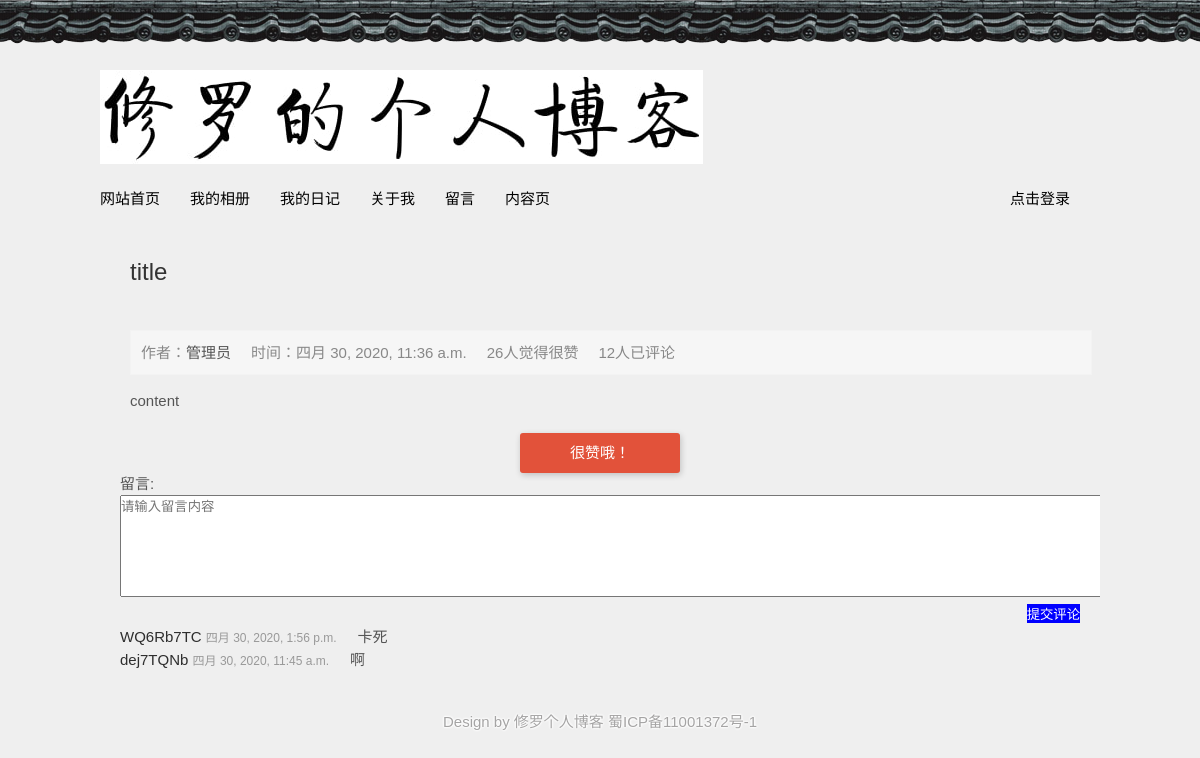
Before: /artileDetail/1 with the older database file.
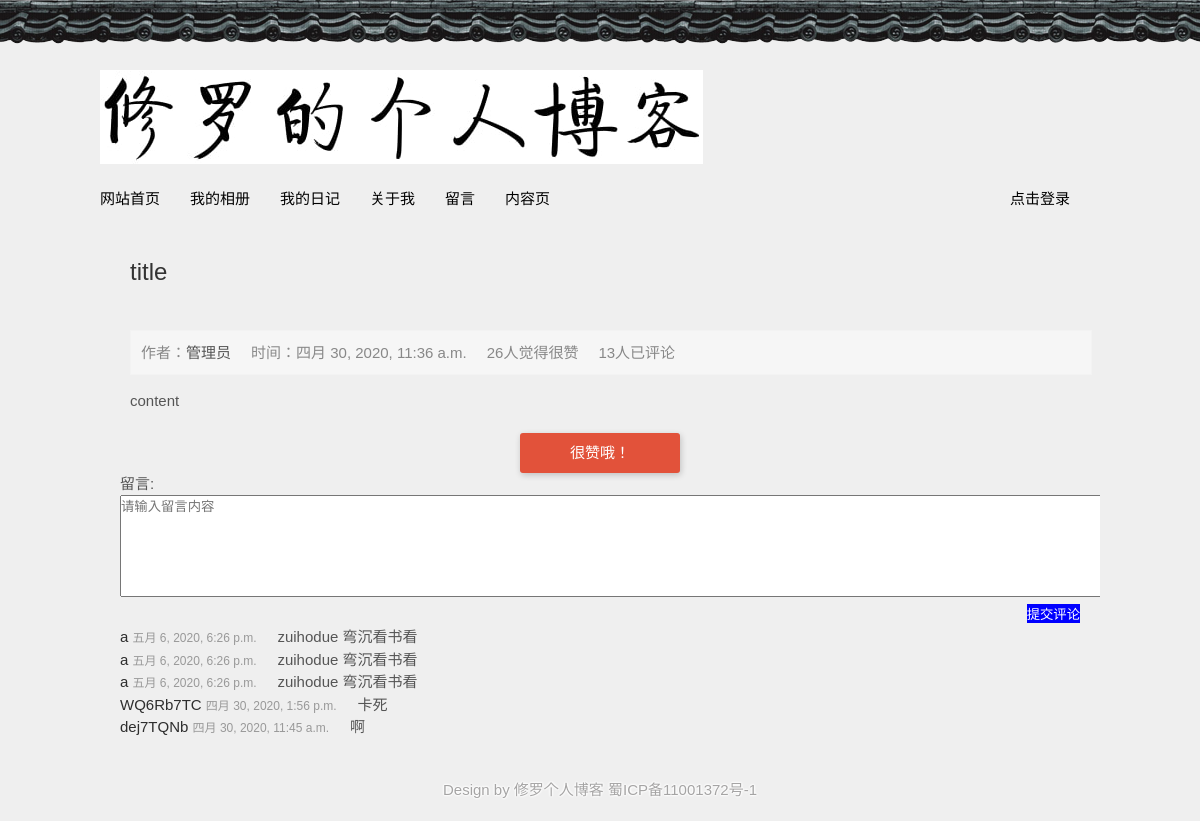
After: the same page with the newer database file.
### user/models.py (models this page shows)
class Article(CommonModels):
    user = models.ForeignKey(MyUser, verbose_name='文章发表用户名', on_delete=models.CASCADE)
    title = models.CharField(max_length=120, help_text='文章的标题', verbose_name='文章的标题')
    content = models.TextField(help_text='文章的正文', verbose_name='文章的正文')
    reply_count = models.IntegerField(default=0, help_text='评论数', verbose_name='评论数')
    like_count = models.IntegerField(default=0, help_text='点赞数', verbose_name='点赞数')
    class Meta:
        verbose_name = 'article'
        db_table = 'article'
        indexes = [models.Index(fields=['user', 'title']), ]

class MyUser(AbstractUser):
    is_staff_choice = ((0, '职员'),
                       (1, '非职员'))
    is_super = ((0, '普通账号'),
                       (1, '超级管理员'))
    username = models.CharField(max_length=20, verbose_name='用户名',
                                unique=True,
                                help_text='Required. 50 characters or fewer. Letters, digits and @/./+/-/_ only.',
                                error_messages={
                                    'unique': "A user with that username already exists.",
                                },
                                )
    email = models.EmailField(max_length=120, verbose_name='邮箱')
    mobile = models.CharField(max_length=11, verbose_name='手机', default='')
    is_staff = models.IntegerField(choices=is_staff_choice)
    is_superuser = models.IntegerField(choices=is_super, default=0)
    is_active = models.IntegerField(default=1)
    class Meta:
        db_table = 'user'
        verbose_name = '用户信息'
        verbose_name_plural = verbose_name

class Comment(CommonModels):
    article_id = models.ForeignKey(Article, help_text='文章的id', verbose_name='文章的id', on_delete=models.CASCADE)
    reply_username = models.CharField(max_length=64, help_text='评论的用户名', verbose_name='评论的用户名')
    reply_content = models.TextField(help_text='评论内容', verbose_name='评论内容')
    class Meta:
        verbose_name = 'comment'
        db_table = 'comment'
        indexes = [models.Index(fields=['article_id', ])]

### user/views.py (the view)
# urls.py: url(r'^artileDetail/(?P<article_id>\d+)$', views.artileDetail, name='artileDetail'),
def artileDetail(request, article_id):
    qs = model.Article.objects.get(id=int(article_id))
    content_info = dict(publish_date=qs.create_at, author=qs.user, title=qs.title, content=qs.content,
                        like_count=qs.like_count, reply_count=qs.reply_count, article_id=qs.id)  # 文章的详情
    comments = searchComment(request, article_id) # 查询文章的评论用户名，评论内容，评论时间  list
    return render(request, 'detail.html', {'data': dict(comments=comments, content_info=content_info)})

### user/views.py (called while the page is built)
def searchComment(request, article_id):
    logger.info('searchComment()')
    qs = model.Comment.objects.filter(article_id=int(article_id), ).order_by('-create_at')
    temp = list()
    for comment in qs:
        temp.append(dict(created_at=comment.create_at, reply_name=comment.reply_username, reply_cont=comment.reply_content))
    return dict(detail=temp)

### user/templates/detail.html (shortened to what this page needs)
{% extends 'common.html' %}
{% load staticfiles %}
{% block detail_info %}
    <link href="{% static 'css/info.css' %}" rel="stylesheet">
    {% endblock detail_info %}
{% block index_content %}
<article>
    <div class="newsview">
        <h3 class="news_title" arid="{{ data.content_info.article_id }}">{{ data.content_info.title }}</h3>
      <div class="bloginfo news_about">
        <ul>
          <li class="author">作者：<a href="/">{{ data.content_info.author }}</a></li>
          <li class="timer">时间：{{ data.content_info.publish_date }}</li>
          <li class="view">{{ data.content_info.like_count }}人觉得很赞</li>
          <li class="view">{{ data.content_info.reply_count }}人已评论</li>
        </ul>
      </div>
      <div class="news_con"> {% autoescape off %} {{ data.content_info.content }}{% endautoescape  %} </div>
    </div>
    <div class="share">
      <p class="diggit" >
          <span href="javascript:;" id="addLikes" onclick="addLike(this)"> 很赞哦！ </span>
      </p>
        <div class="comment">
            <form name="myform" method="post" id="addComment">
              留言:<br>
              <textarea id="cont" rows="5" required wrap="hard" placeholder="请输入留言内容" name="message"
                        style="width:1500px;height:100px;resize:none;"></textarea>
                <input style="float: right;background-color: blue;color:white;border: None" type="button"
                       value="提交评论" onclick="comment_submit(this)">
            </form>
        </div>
        <div class="commentArea">
            <ul class="comment-list"><li class="comment-line-box d-flex" data-commentid="7816495" data-replyname="Lan_zion">
                <div class="right-box">
                <div class="new-info-box clearfix">
                    <br>
                    {% for c in data.comments.detail %}
                        <span class="name" style="color: #2e2e2e;">{{ c.reply_name }}  </span>
                        <span class="date" title="2018-04-12 10:59:49" style="color:#999;font-size: 12px">{{ c.created_at }}</span>
                        <span class="new-comment" style="display:inline-block;margin-top:0px">&nbsp;&nbsp;&nbsp;&nbsp;{{ c.reply_cont }}</span><br>
                    {% endfor %}
                </div></div>
            </li>
            </ul>
        </div>
    </div>
    </article>
{% endblock index_content %}

### user/templates/common.html (shortened to what this page needs)
<!doctype html>
{% load staticfiles %}
<html>
<head>
<link href="{% static 'css/base.css' %}" rel="stylesheet">
<link href="{% static 'css/index.css' %}" rel="stylesheet">
{% block detail_info %}
    {% endblock detail_info %}
<link href="{% static 'css/m.css' %}" rel="stylesheet">
</head>
<body>
<header>
  <div class="logo"><a href="/"><img src="/static/images/logo.jpg"></a></div>
  <nav id="nav">
    <ul>
      <li><a href="/index">网站首页</a></li>
      <li><a href="share.html">我的相册</a></li>
      <li><a href="list.html">我的日记</a></li>
      <li><a href="about.html">关于我</a></li>
      <li><a href="gbook.html">留言</a></li>
      <li><a href="info.html">内容页</a></li>
      {% if name %}
          <li id="info" style="float: right"><a href="/logout">退出登录</a></li>
          <li id="info" style="float: right" >{{ name }}</li>
           {% else %}
          <li id="info" style="float: right"> <a href="/login">点击登录</a></li>
        {% endif %}
    </ul>
  </nav>
</header>
    {% block index_content %}
    {% endblock index_content %}
<footer>
  <p>Design by 修罗个人博客</a> <a href="/">蜀ICP备11001372号-1</a></p>
</footer>
</body>
</html>

### static/css/base.css (style rules this page uses)
* { margin: 0; padding: 0 }
body { font: 15px "Microsoft YaHei", Arial, Helvetica, sans-serif; color: #555; background:url(../images/menu_bg.png) repeat-x #efefef; line-height: 1.5; }
img { border: 0; display: block }
ul, li { list-style: none; }
a { text-decoration: none; color: #555 }
article { width: 1000px; margin: auto; overflow: hidden }
header { width: 100%; overflow: hidden; }
.logo { width: 1000px; margin: auto; font-size: 26px; padding: 70px 0 20px 0; -webkit-text-shadow: 1px 1px 1px rgba(255,255,255,.2); -moz-text-shadow: 1px 1px 1px rgba(255,255,255,.2); text-shadow: 1px 1px 1px rgba(255,255,255,.2); }
.logo a { color: #222 }
nav { width: 1000px; margin: auto; overflow: hidden; padding: 0 0 20px 0 }
nav li { display: inline-block; float: left; padding-right:30px;text-align: center; overflow: hidden; line-height: 30px; }
nav li a { color: #000; }
footer { width: 100%; color: #a5a4a4; text-align: center; padding: 20px 0; clear: both; text-shadow: #fff 1px 0 2px, #fff 0 1px 2px, #fff -1px 0 2px, #fff 0 -1px 2px; }
footer a { color: #a5a4a4 ; }

### static/css/info.css (style rules this page uses)
.newsview { padding: 0 30px }
.news_title { font-size: 24px; font-weight: normal; padding: 20px 0; color: #333; }
.bloginfo { width:100%; overflow:hidden }
.bloginfo li { float:left; margin-right:20px }
.news_about { color: #888888; border: 1px solid #F3F3F3; padding: 10px; margin: 20px auto 15px auto; line-height: 23px; background: none repeat 0 0 #F6F6F6; }
.share { padding: 20px; }
.diggit { width: 160px; margin: auto; background: #E2523A; color: #fff; box-shadow: 1px 2px 6px 0px rgba(0,0,0,.2); border-radius: 3px; line-height: 40px; text-align: center; }

Changed rows visible on the page:
added Comment: created_at "五月 6, 2020, 6:26 p.m.", reply_cont "zuihodue 弯沉看书看"
added Comment: created_at "五月 6, 2020, 6:26 p.m.", reply_cont "zuihodue 弯沉看书看"
added Comment: created_at "五月 6, 2020, 6:26 p.m.", reply_cont "zuihodue 弯沉看书看"
Other visible differences:
{{ data.content_info.reply_count }}: "12" → "13"
new list line: "a"
